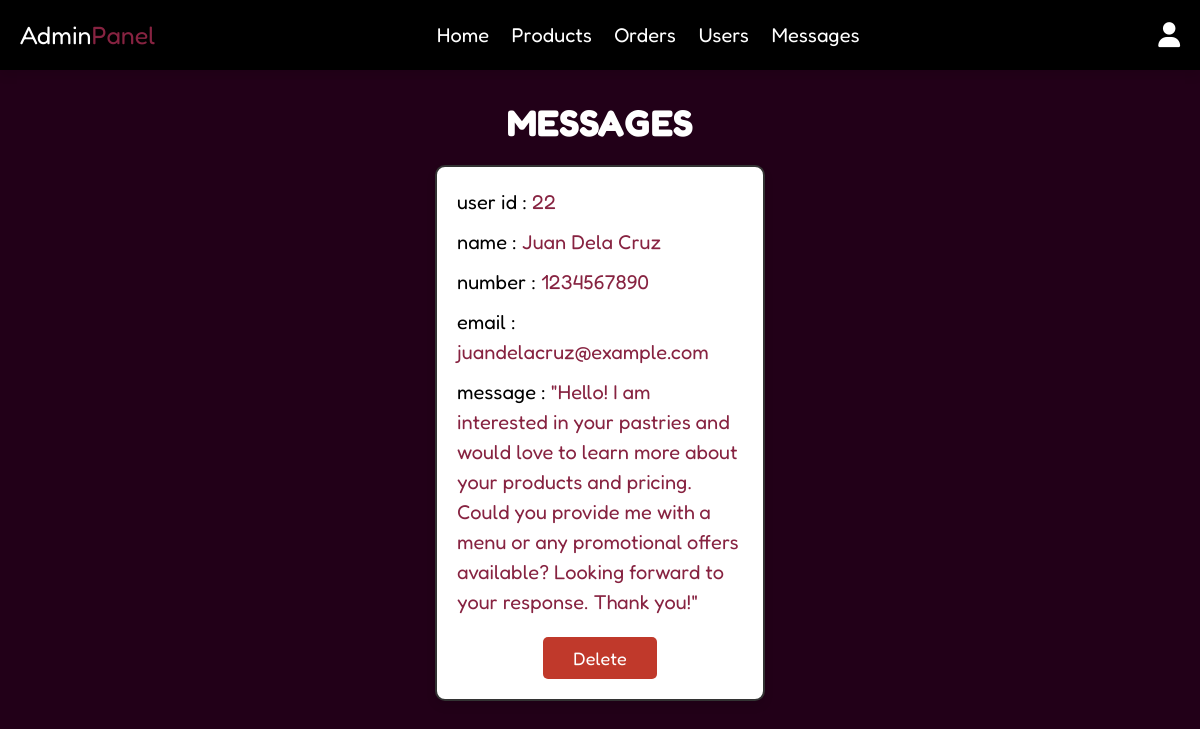
Page /aurumelle_admin_panel/admin_contacts.php (signed in) on the committed database.
### tables this page shows
CREATE TABLE `message` (
  `id` int(100) NOT NULL,
  `user_id` int(100) NOT NULL,
  `name` varchar(100) NOT NULL,
  `email` varchar(100) NOT NULL,
  `number` varchar(12) NOT NULL,
  `message` varchar(500) NOT NULL
);

### aurumelle_admin_panel/admin_contacts.php (the view, shortened to what this page needs)
<?php
@include '../config.php';
?>
<!DOCTYPE html>
<html lang="en">
<head>
   <link rel="stylesheet" href="https://cdnjs.cloudflare.com/ajax/libs/font-awesome/6.7.2/css/all.min.css">
   <link rel="stylesheet" href="../aurumelle_css/admin_style.css">
</head>
<body>
<?php @include 'admin_header.php'; ?>
<section class="messages">
    <h1 class="title">Messages</h1>
    <div class="box-container">
        <?php
        $select_message = mysqli_query($conn, "SELECT * FROM `message`") or die('query failed');
        if(mysqli_num_rows($select_message) > 0){
            while($fetch_message = mysqli_fetch_assoc($select_message)){
        ?>
        <div class="box">
            <p>user id : <span><?php echo $fetch_message['user_id']; ?></span> </p>
            <p>name : <span><?php echo $fetch_message['name']; ?></span> </p>
            <p>number : <span><?php echo $fetch_message['number']; ?></span> </p>
            <p>email : <span><?php echo $fetch_message['email']; ?></span> </p>
            <p>message : <span><?php echo $fetch_message['message']; ?></span> </p>
            <a href="admin_contacts.php?delete=<?php echo $fetch_message['id']; ?>" onclick="return confirm('delete this message?');" class="delete-btn">delete</a>
        </div>
        <?php
            }
        }else{
            echo '<p class="empty">you have no messages!</p>';
        }
        ?>
    </div>
</section>
</body>
</html>

### aurumelle_css/admin_style.css (style rules this page uses)
:root { --deep-berry:#872341; --red:#c0392b; --teal:#4C9A9E; --black:#333; --black2: #000; --white:#fff; --light-color:#666; --light-white:#ccc; --light-bg:#f5f5f5; --border:.2rem solid var(--black); --box-shadow:0 .5rem 1rem rgba(0,0,0,.1); }
* { font-family: 'Fredoka', sans-serif; margin:0; padding:0; box-sizing: border-box; outline: none; border:none; text-decoration: none; transition:all .2s linear; }
html { font-size: 62.5%; overflow-x: hidden; scroll-behavior: smooth; scroll-padding-top: 6.5rem; }
body { background: #220018; }
section { padding:3rem 2rem; }
.title { text-align: center; margin-bottom: 2rem; color:var(--white); text-transform: uppercase; font-size: 3.7rem; }
.btn, .delete-btn, .option-btn { display: inline-block; border-radius: .5rem; margin-top: 1rem; font-size: 1.8rem; color:var(--white); cursor: pointer; padding:1rem 3rem; text-transform: capitalize; }
.delete-btn { background-color: var(--red); }
.messages .box-container { display: grid; grid-template-columns: repeat(auto-fit, 33rem); gap:1.5rem; align-items: flex-start; max-width: 1200px; margin: 0 auto; justify-content: center; }
.messages .box-container .box { padding:2rem; border:var(--border); background-color: var(--white); box-shadow: var(--box-shadow); border-radius: 1rem; display: flex; flex-direction: column; }
.messages .box-container .box p { font-size: 2rem; color:var(--dark); margin-bottom: 1rem; line-height: 1.5; }
.messages .box-container .box p span { color:var(--deep-berry); }
.messages .box-container .box .delete-btn { align-self: center; display: inline-block; }

### rows in the picture
message: user "22", name "Juan Dela Cruz", number "1234567890", email "juandelacruz@example.com", message "\"Hello! I am interested in your pastries and would love to learn more about your products and pricing. Could you provide me with a menu or any promotional offers available? Looking forward to your response. Thank you!\""
